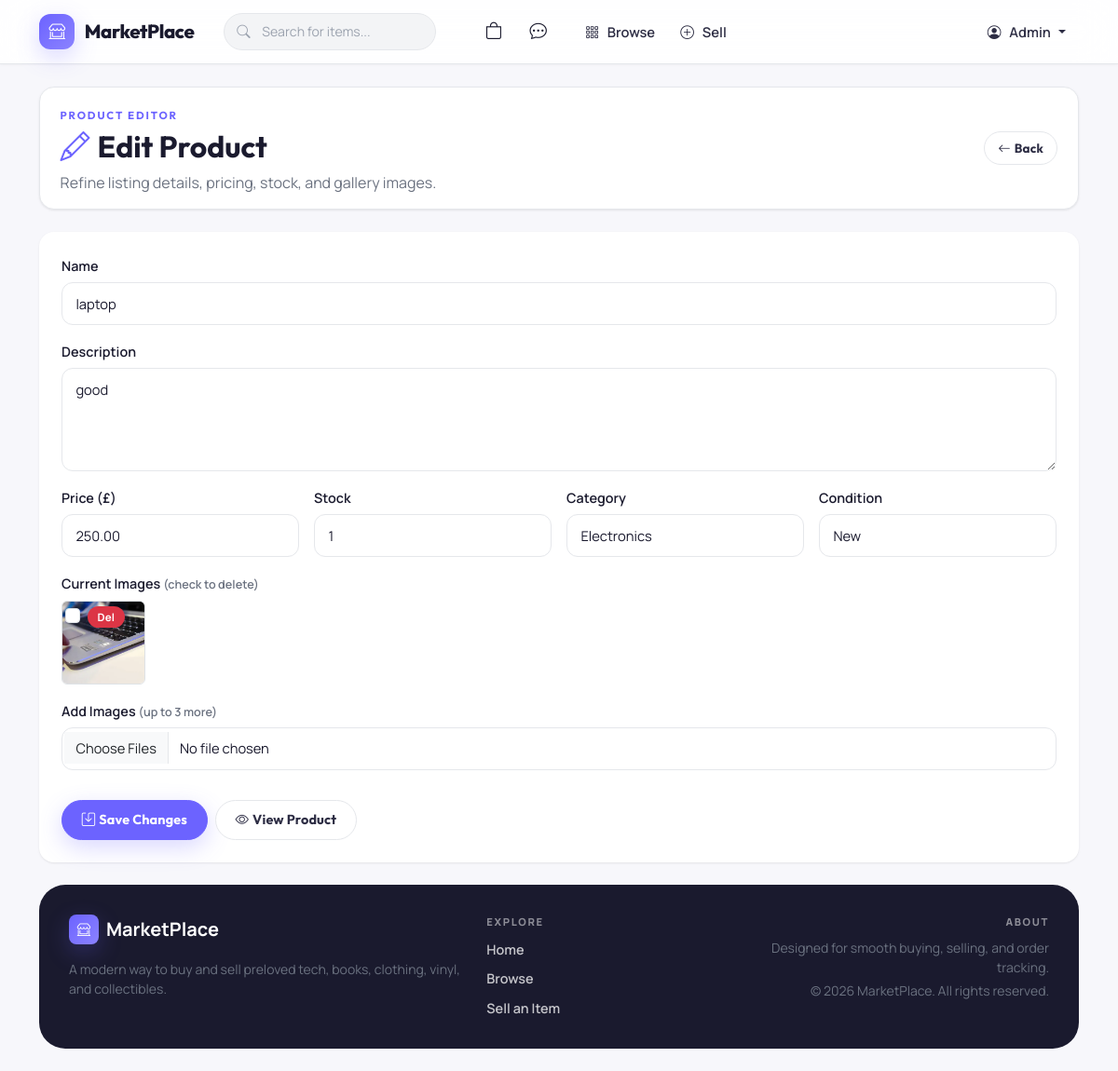
Screenshot of /admin/edit_product.php?id=2 (signed in) with the database file from the repository.
### tables this page shows
CREATE TABLE `products` (
  `id` int(11) NOT NULL,
  `name` varchar(150) NOT NULL,
  `description` text DEFAULT NULL,
  `price` decimal(10,2) NOT NULL,
  `image_url` varchar(255) DEFAULT NULL,
  `category` varchar(100) DEFAULT NULL,
  `condition` varchar(50) DEFAULT NULL,
  `stock` int(11) DEFAULT 1,
  `seller_id` int(11) DEFAULT NULL,
  `created_at` timestamp NOT NULL DEFAULT current_timestamp()
);

CREATE TABLE `product_images` (
  `id` int(11) NOT NULL,
  `product_id` int(11) DEFAULT NULL,
  `image_url` varchar(255) DEFAULT NULL
);

### admin/edit_product.php (the view, shortened to what this page needs)
<?php
require_once '../db/conn.php';
$id = (int)($_GET['id'] ?? 0);
$categories = ['electronics', 'clothing', 'books', 'cds', 'vinyl', 'collectibles'];
$conditions = ['new', 'like new', 'used'];
$stmt = mysqli_prepare($conn, "SELECT * FROM products WHERE id = ?");
mysqli_stmt_bind_param($stmt, 'i', $id);
mysqli_stmt_execute($stmt);
$res     = mysqli_stmt_get_result($stmt);
$product = mysqli_fetch_assoc($res);
$images = [];
$img_stmt = mysqli_prepare($conn, "SELECT id, image_url FROM product_images WHERE product_id = ? ORDER BY id ASC");
mysqli_stmt_bind_param($img_stmt, 'i', $id);
mysqli_stmt_execute($img_stmt);
$img_res = mysqli_stmt_get_result($img_stmt);
while ($row = mysqli_fetch_assoc($img_res)) {
    $images[] = $row;
}
?>
<?php require_once '../includes/header.php'; ?>
<div class="page-intro page-intro--compact mb-4 d-flex align-items-center justify-content-between flex-wrap gap-2">
    <div>
        <span class="page-intro__eyebrow">Product editor</span>
        <h2 class="fw-bold mb-2"><i class="bi bi-pencil me-2 text-primary"></i>Edit Product</h2>
        <p class="mb-0 text-muted">Refine listing details, pricing, stock, and gallery images.</p>
    </div>
    <a href="/marketplace/admin/products.php" class="btn btn-outline-secondary btn-sm">
        <i class="bi bi-arrow-left me-1"></i>Back
    </a>
</div>
<div class="card border-0 shadow-sm form-surface">
    <div class="card-body p-4">
        <form method="POST" action="" enctype="multipart/form-data" data-validate-form="listing">
            <div class="mb-3">
                <label for="name" class="form-label fw-semibold">Name</label>
                <input type="text" class="form-control" id="name" name="name"
                       value="<?= htmlspecialchars($product['name']) ?>" maxlength="120" required>
            </div>
            <div class="mb-3">
                <label for="description" class="form-label fw-semibold">Description</label>
                <textarea class="form-control" id="description" name="description" rows="4" maxlength="2000" required><?= htmlspecialchars($product['description']) ?></textarea>
            </div>
            <div class="row g-3 mb-3">
                <div class="col-md-3">
                    <label for="price" class="form-label fw-semibold">Price (&pound;)</label>
                    <input type="number" class="form-control" id="price" name="price"
                           min="0.01" step="0.01" value="<?= number_format($product['price'], 2) ?>" required>
                </div>
                <div class="col-md-3">
                    <label for="stock" class="form-label fw-semibold">Stock</label>
                    <input type="number" class="form-control" id="stock" name="stock"
                           min="0" value="<?= (int)$product['stock'] ?>" required>
                </div>
                <div class="col-md-3">
                    <label for="category" class="form-label fw-semibold">Category</label>
                    <select class="form-select" id="category" name="category" required>
                        <?php foreach ($categories as $cat): ?>
                        <option value="<?= $cat ?>" <?= $product['category'] === $cat ? 'selected' : '' ?>>
                            <?= ucfirst($cat) ?>
                        </option>
                        <?php endforeach; ?>
                    </select>
                </div>
                <div class="col-md-3">
                    <label for="condition" class="form-label fw-semibold">Condition</label>
                    <select class="form-select" id="condition" name="condition" required>
                        <?php foreach ($conditions as $cond): ?>
                        <option value="<?= $cond ?>" <?= $product['condition'] === $cond ? 'selected' : '' ?>>
                            <?= ucfirst($cond) ?>
                        </option>
                        <?php endforeach; ?>
                    </select>
                </div>
            </div>
            <?php if ($images): ?>
            <div class="mb-3">
                <label class="form-label fw-semibold">Current Images <small class="text-muted">(check to delete)</small></label>
                <div class="d-flex flex-wrap gap-3">
                    <?php foreach ($images as $img): ?>
                    <div class="position-relative">
                        <img src="/marketplace/uploads/<?= htmlspecialchars($img['image_url']) ?>"
                             class="rounded border" style="width:90px;height:90px;object-fit:cover;">
                        <div class="form-check position-absolute top-0 start-0 m-1">
                            <input class="form-check-input" type="checkbox"
                                   name="delete_images[]" value="<?= (int)$img['id'] ?>"
                                   id="del_img_<?= (int)$img['id'] ?>">
                            <label class="form-check-label" for="del_img_<?= (int)$img['id'] ?>">
                                <span class="badge bg-danger">Del</span>
                            </label>
                        </div>
                    </div>
                    <?php endforeach; ?>
                </div>
            </div>
            <?php endif; ?>
            <?php if (count($images) < 4): ?>
            <div class="mb-4">
                <label for="product-images" class="form-label fw-semibold">
                    Add Images <small class="text-muted">(up to <?= 4 - count($images) ?> more)</small>
                </label>
                <input type="file" class="form-control" id="product-images" name="images[]"
                       accept="image/*" multiple>
            </div>
            <?php endif; ?>
            <div class="d-flex gap-2">
                <button type="submit" class="btn btn-primary">
                    <i class="bi bi-save me-1"></i>Save Changes
                </button>
                <a href="/marketplace/product.php?id=<?= $id ?>" target="_blank" class="btn btn-outline-secondary">
                    <i class="bi bi-eye me-1"></i>View Product
                </a>
            </div>
        </form>
    </div>
</div>
<?php require_once '../includes/footer.php'; ?>

### css/style.css (style rules this page uses)
:root { --primary: #6C63FF; --primary-dark: #5A52D5; --primary-darker: #4840B0; --primary-light: #8B83FF; --primary-soft: rgba(108, 99, 255, 0.08); --primary-glow: rgba(108, 99, 255, 0.18); --accent: #FF6B6B; --accent-dark: #E05555; --accent-soft: rgba(255, 107, 107, 0.1); --bg: #F7F7FB; --bg-warm: #FAFAFF; --surface: #FFFFFF; --ink: #1A1A2E; --ink-light: #2D2D44; --muted: #6B7280; --muted-light: #9CA3AF; --line: #E5E7EB; --line-soft: #F3F4F6; --success: #10B981; --success-soft: #D1FAE5; --warning: #F59E0B; --warning-soft: #FEF3C7; --danger: #EF4444; --danger-soft: #FEE2E2; --info: #3B82F6; --info-soft: #DBEAFE; --shadow-xs: 0 1px 2px rgba(0, 0, 0, 0.04); --shadow-sm: 0 1px 3px rgba(0, 0, 0, 0.06), 0 1px 2px rgba(0, 0, 0, 0.04); --shadow: 0 4px 12px rgba(0, 0, 0, 0.06); --shadow-md: 0 6px 20px rgba(0, 0, 0, 0.07); --shadow-lg: 0 12px 40px rgba(0, 0, 0, 0.08); --shadow-primary: 0 8px 24px rgba(108, 99, 255, 0.25); --radius-xs: 8px; --radius-sm: 12px; --radius: 16px; --radius-lg: 20px; --radius-xl: 28px; --radius-full: 999px; --font-body: "Manrope", -apple-system, BlinkMacSystemFont, "Segoe UI", sans-serif; --font-display: "Outfit", -apple-system, BlinkMacSystemFont, "Segoe UI", sans-serif; --transition: 0.2s ease; --transition-slow: 0.35s ease; }
html { scroll-behavior: smooth; }
body.site-body { display: flex; flex-direction: column; min-height: 100vh; margin: 0; font-family: var(--font-body); color: var(--ink); background: var(--bg); -webkit-font-smoothing: antialiased; }
h1, h2, h3, h4, h5, h6, .navbar-brand, .btn, .page-intro__eyebrow, .category-chip { font-family: var(--font-display); }
a { color: var(--primary); transition: color var(--transition); }
.text-primary { color: var(--primary) !important; }
.text-muted, .small, small { color: var(--muted) !important; }
.btn { border-radius: var(--radius-full); padding: 0.62rem 1.3rem; font-weight: 700; font-size: 0.9rem; letter-spacing: 0.01em; border-width: 1.5px; transition: all var(--transition); }
.btn-primary { background: var(--primary); border-color: var(--primary); color: #fff; box-shadow: var(--shadow-primary); }
.btn-outline-secondary { color: var(--ink-light); border-color: var(--line); background: var(--surface); }
.btn-sm { padding: 0.42rem 0.9rem; font-size: 0.84rem; }
.card { border: 1px solid var(--line); border-radius: var(--radius); background: var(--surface); box-shadow: var(--shadow-sm); transition: box-shadow var(--transition-slow), transform var(--transition-slow); }
.shadow-sm { box-shadow: var(--shadow-sm) !important; }
.filter-panel, .form-surface, .summary-card, .table-card, .auth-card, .product-summary-card, .review-form-card, .review-card { background: var(--surface); }
.page-intro { display: flex; align-items: end; justify-content: space-between; gap: 1rem; padding: 1.15rem 1.35rem; border: 1px solid var(--line); border-radius: var(--radius); background: var(--surface); box-shadow: var(--shadow-sm); }
.page-intro--compact { padding: 1rem 1.35rem; }
.page-intro__eyebrow { display: inline-block; margin-bottom: 0.35rem; font-size: 0.72rem; font-weight: 700; letter-spacing: 0.16em; text-transform: uppercase; color: var(--primary); }
.form-control, .form-select { border: 1.5px solid var(--line); border-radius: var(--radius-sm); min-height: 46px; padding: 0.65rem 0.9rem; background: var(--surface); font-size: 0.92rem; color: var(--ink); transition: all var(--transition); }
textarea.form-control { min-height: 110px; }
.form-control::placeholder { color: var(--muted-light); }
.form-label { margin-bottom: 0.4rem; font-weight: 700; font-size: 0.9rem; color: var(--ink); }
.form-check-input { border-radius: 6px; }
.badge { border-radius: var(--radius-full); padding: 0.35rem 0.65rem; font-weight: 700; font-size: 0.72rem; letter-spacing: 0.02em; }
@media (prefers-reduced-motion: no-preference) { .card { animation: rise-in 0.4s ease both; } }

### rows the page displays
products: name "laptop", description "good", price "250.00", stock "1", category "Electronics", condition "New"
product_images: image_url (picture)

### other values shown
$_SESSION['user_name'] "Admin"
4 - count($images) "3"
